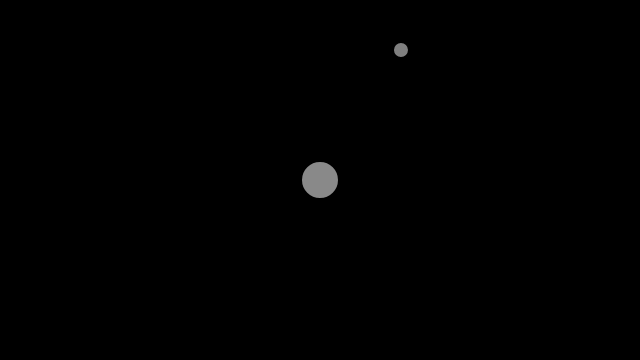
Frame 1 (no input)
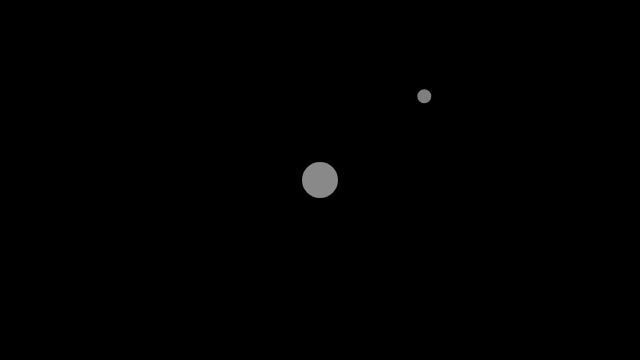
Frame 60 (no input)
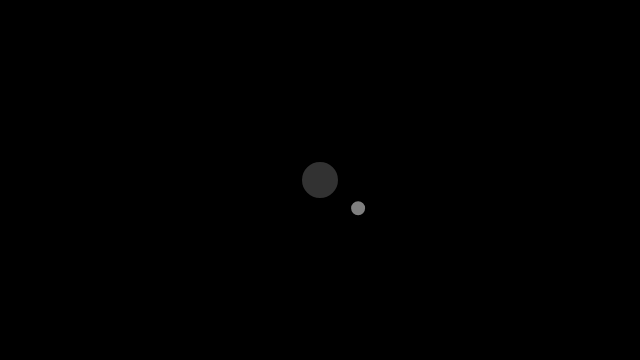
Frame 120 (the mouse pressed at the canvas centre since frame 60)

The p5.js sketch that drew these frames (run headless with seeded random() and noise() and a simulated clock; from frame 60 on, the mouse is pressed at the canvas centre):

// p5.js sketch
// ── sketch.js
var m;
var a;

function setup() {
  createCanvas(640, 360);
  m = new Mover();
  a = new Attractor();
}

function draw() {
  background(0);

  var gravity = a.attract(m);
  // scale gravity according to object’s mass
  // gravity.mult(m.mass);
  m.applyForce(gravity);

  m.update();
  m.edges();
  m.display(); 
  a.display();
}

function mouseMoved() {
  a.handleHover(mouseX, mouseY);
}

function mousePressed() {
  a.handlePress(mouseX, mouseY);
}

function mouseDragged() {
  a.handleHover(mouseX, mouseY);
  a.handleDrag(mouseX, mouseY);
}

function mouseReleased() {
  a.stopDragging();
}

// ── attractor.js
function Attractor() {
  this.position = createVector(width/2, height/2);
  this.mass = 20;
  this.G = 1; // gravity constant, made up arbitrarily
  this.radius = this.mass * 2;
  this.dragOffset = createVector(0, 0);
  this.dragging = false;
  this.rollover = false;

  this.attract = function(m) {
    // subtract mover from attractor to get vector pointing at attractor
    var force = p5.Vector.sub(this.position, m.position);
    var d = force.mag(); // distance from mover to attractor
    d = constrain(d, 5, 25); // constrain because measuring the distance in pixels is no good

    // direction of the force
    force.normalize();
    
    // magnitude of the force
    var strength = (this.G*this.mass*m.mass) / (d*d);

    // force of attraction
    force.mult(strength);

    return force;
    
  }

	this.display = function() {
    ellipseMode(CENTER);
    strokeWeight(4);
    stroke(0);
    if (this.dragging) {
      fill(50);
    } else if (this.rollover) {
      fill(100);
    } else {
      fill(175, 200);
    }
    ellipse(this.position.x, this.position.y, this.mass*2, this.mass*2);};

  // The methods below are for mouse interaction
  this.handlePress = function(mx, my) {
    var d = dist(mx, my, this.position.x, this.position.y);
    if (d < this.mass) {
      this.dragging = true;
      this.dragOffset.x = this.position.x - mx;
      this.dragOffset.y = this.position.y - my;
    }
  };

  this.handleHover = function(mx, my) {
    var d = dist(mx, my, this.position.x, this.position.y);
    if (d < this.mass) {
      this.rollover = true;
    } else {
      this.rollover = false;
    }
  };

  this.stopDragging = function() {
    this.dragging = false;
  };

  this.handleDrag = function(mx, my) {
    if (this.dragging) {
      this.position.x = mx + this.dragOffset.x;
      this.position.y = my + this.dragOffset.y;
    }
  };
}

// ── mover.js
function Mover() {
  //this.position = createVector(width/2, height/2);
	this.position = createVector(400, 50);
  this.mass = 1;
  this.radius = this.mass * 2;
	this.velocity = createVector(1, 0);
	this.acceleration = createVector();
	this.topspeed = 5;

	this.update = function() {
		this.velocity.add(this.acceleration);
		this.velocity.limit(this.topspeed);
		this.position.add(this.velocity);

    // reset acceleration
    this.acceleration = this.acceleration.mult(0);
	};

  this.applyForce = function(f) {
    // divide force by mass
    var nf = p5.Vector.div(f, this.mass);
    this.acceleration.add(nf);
  }

	this.display = function() {
    stroke(0);
    strokeWeight(2);
    fill(255, 127);
    ellipse(this.position.x, this.position.y, this.mass*16, this.mass*16);};

	this.edges = function() {
    if (this.position.x > width) {
      this.position.x = width;
      this.velocity.x *= -1;
    } else if (this.position.x < 0) {
      this.velocity.x *= -1;
      this.position.x = 0;
    }
    if (this.position.y > height) {
      this.velocity.y *= -1;
      this.position.y = height;
    }
  };

}
